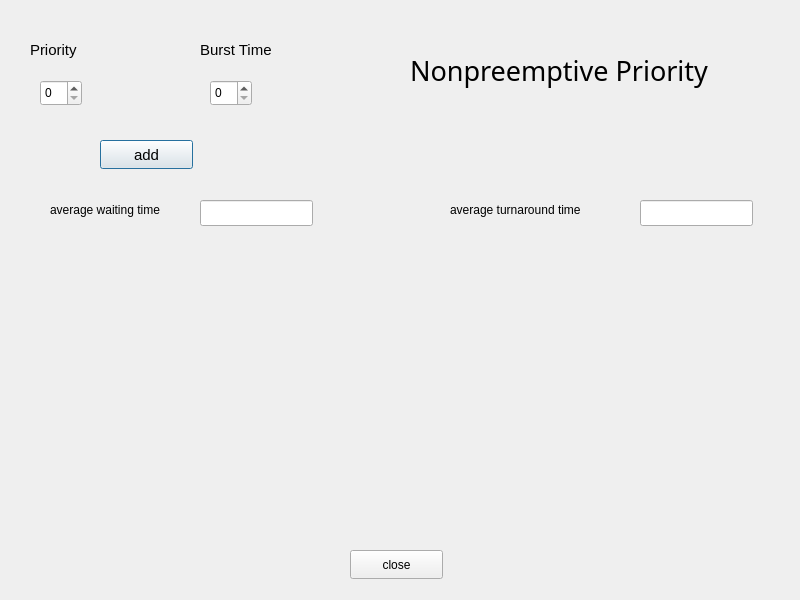
<?xml version="1.0" encoding="UTF-8"?>
<ui version="4.0">
 <class>prinon</class>
 <widget class="QDialog" name="prinon">
  <property name="geometry">
   <rect>
    <x>0</x>
    <y>0</y>
    <width>800</width>
    <height>600</height>
   </rect>
  </property>
  <property name="windowTitle">
   <string>Dialog</string>
  </property>
  <widget class="QLabel" name="label_3">
   <property name="geometry">
    <rect>
     <x>200</x>
     <y>40</y>
     <width>91</width>
     <height>20</height>
    </rect>
   </property>
   <property name="font">
    <font>
     <pointsize>11</pointsize>
    </font>
   </property>
   <property name="text">
    <string>Burst Time</string>
   </property>
  </widget>
  <widget class="QSpinBox" name="burst_44">
   <property name="geometry">
    <rect>
     <x>210</x>
     <y>80</y>
     <width>42</width>
     <height>26</height>
    </rect>
   </property>
  </widget>
  <widget class="QSpinBox" name="spinBox">
   <property name="geometry">
    <rect>
     <x>40</x>
     <y>80</y>
     <width>42</width>
     <height>26</height>
    </rect>
   </property>
  </widget>
  <widget class="QLabel" name="label_2">
   <property name="geometry">
    <rect>
     <x>30</x>
     <y>40</y>
     <width>63</width>
     <height>20</height>
    </rect>
   </property>
   <property name="font">
    <font>
     <pointsize>11</pointsize>
    </font>
   </property>
   <property name="text">
    <string>Priority</string>
   </property>
  </widget>
  <widget class="QLabel" name="label">
   <property name="geometry">
    <rect>
     <x>410</x>
     <y>30</y>
     <width>331</width>
     <height>81</height>
    </rect>
   </property>
   <property name="font">
    <font>
     <family>Impact</family>
     <pointsize>20</pointsize>
    </font>
   </property>
   <property name="text">
    <string>Nonpreemptive Priority</string>
   </property>
  </widget>
  <widget class="QPushButton" name="add_4">
   <property name="geometry">
    <rect>
     <x>100</x>
     <y>140</y>
     <width>93</width>
     <height>29</height>
    </rect>
   </property>
   <property name="font">
    <font>
     <pointsize>11</pointsize>
    </font>
   </property>
   <property name="text">
    <string>add</string>
   </property>
  </widget>
  <widget class="QLineEdit" name="avgturnt_2">
   <property name="geometry">
    <rect>
     <x>200</x>
     <y>200</y>
     <width>113</width>
     <height>26</height>
    </rect>
   </property>
  </widget>
  <widget class="QLabel" name="label_5">
   <property name="geometry">
    <rect>
     <x>450</x>
     <y>200</y>
     <width>171</width>
     <height>20</height>
    </rect>
   </property>
   <property name="text">
    <string>average turnaround time</string>
   </property>
  </widget>
  <widget class="QLabel" name="label_4">
   <property name="geometry">
    <rect>
     <x>50</x>
     <y>200</y>
     <width>161</width>
     <height>20</height>
    </rect>
   </property>
   <property name="text">
    <string>average waiting time</string>
   </property>
  </widget>
  <widget class="QLineEdit" name="avgturnt">
   <property name="geometry">
    <rect>
     <x>640</x>
     <y>200</y>
     <width>113</width>
     <height>26</height>
    </rect>
   </property>
  </widget>
  <widget class="QPushButton" name="close">
   <property name="geometry">
    <rect>
     <x>350</x>
     <y>550</y>
     <width>93</width>
     <height>29</height>
    </rect>
   </property>
   <property name="text">
    <string>close</string>
   </property>
  </widget>
 </widget>
 <resources/>
 <connections/>
</ui>
